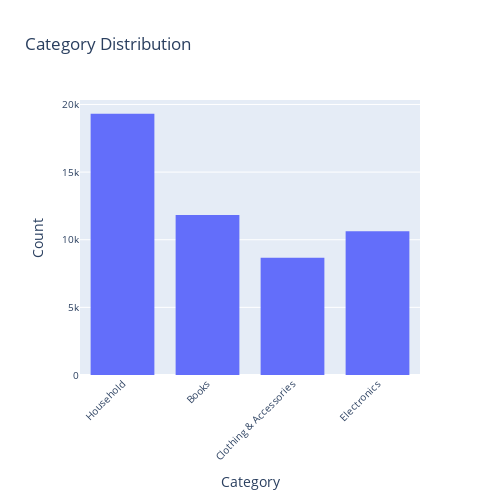

The code cell stored with this chart in its notebook:
### Code cell
import plotly.express as px

fig = px.histogram(df, x='category', title='Category Distribution', 
                   width=500, height=500)

fig.update_layout(
    xaxis_title='Category',
    yaxis_title='Count',
    bargap=0.25,
    xaxis_tickangle=-45,
    xaxis_tickfont_size=10,
    yaxis_tickfont_size=10
)

fig.show()

### Figure 1 — Plotly figure (JSON) as saved in the notebook; plotly's stock layout.template omitted (floating-point values rounded to 4 significant figures; data arrays with more than 128 entries replaced by an {"elided": "..."} marker saying what was removed)
{"data": [{"alignmentgroup": "True", "bingroup": "x", "hovertemplate": "category=%{x}<br>count=%{y}<extra></extra>", "legendgroup": "", "marker": {"color": "#636efa", "pattern": {"shape": ""}}, "name": "", "offsetgroup": "", "orientation": "v", "showlegend": false, "type": "histogram", "x": {"elided": "50424 str values"}, "xaxis": "x", "yaxis": "y"}], "layout": {"bargap": 0.25, "barmode": "relative", "height": 500, "legend": {"tracegroupgap": 0}, "title": {"text": "Category Distribution"}, "width": 500, "xaxis": {"anchor": "y", "domain": [0, 1], "tickangle": -45, "tickfont": {"size": 10}, "title": {"text": "Category"}}, "yaxis": {"anchor": "x", "domain": [0, 1], "tickfont": {"size": 10}, "title": {"text": "Count"}}}}
